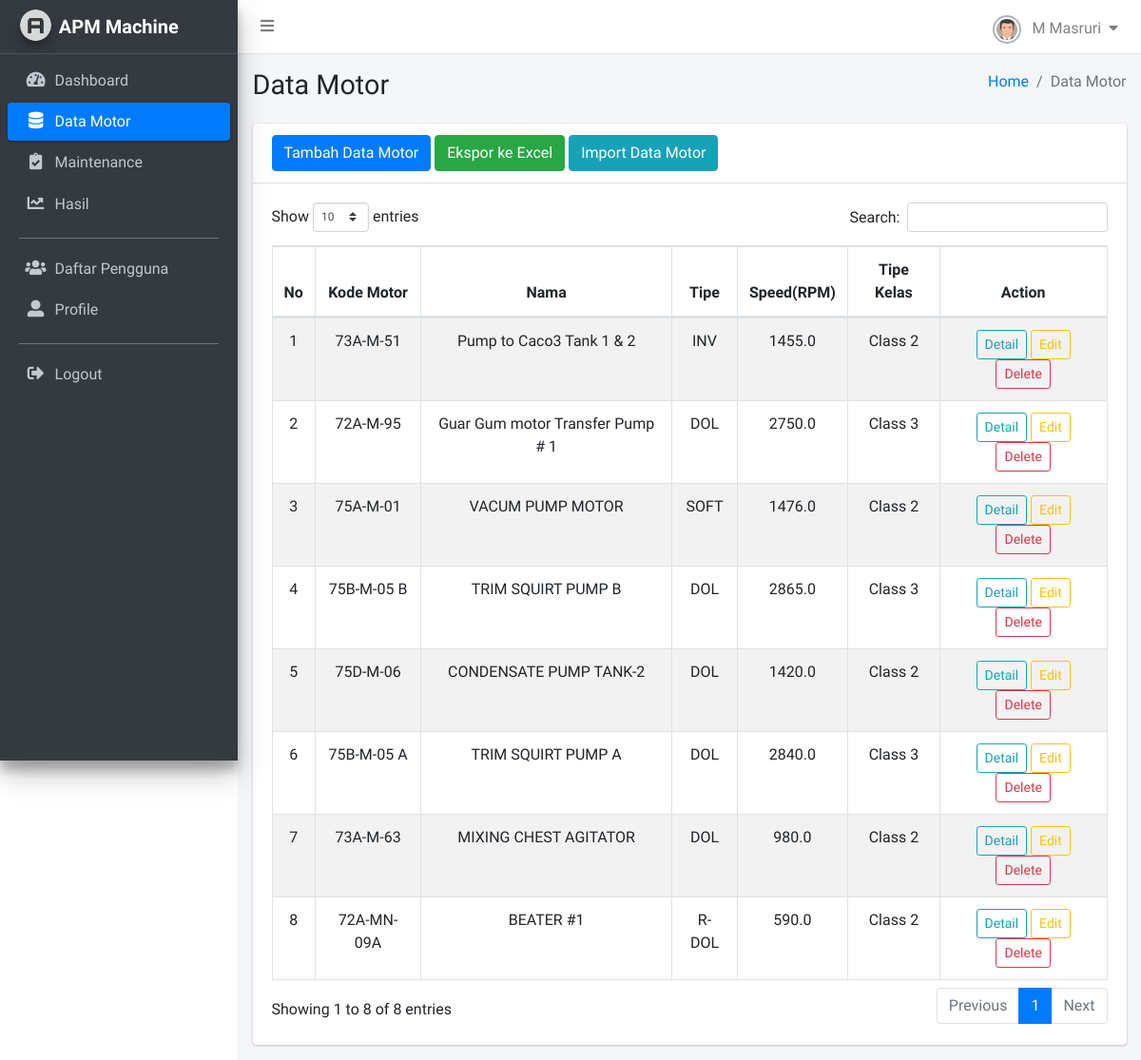
Before: /apm-machine/data-motor/ (signed in) with the older database file.
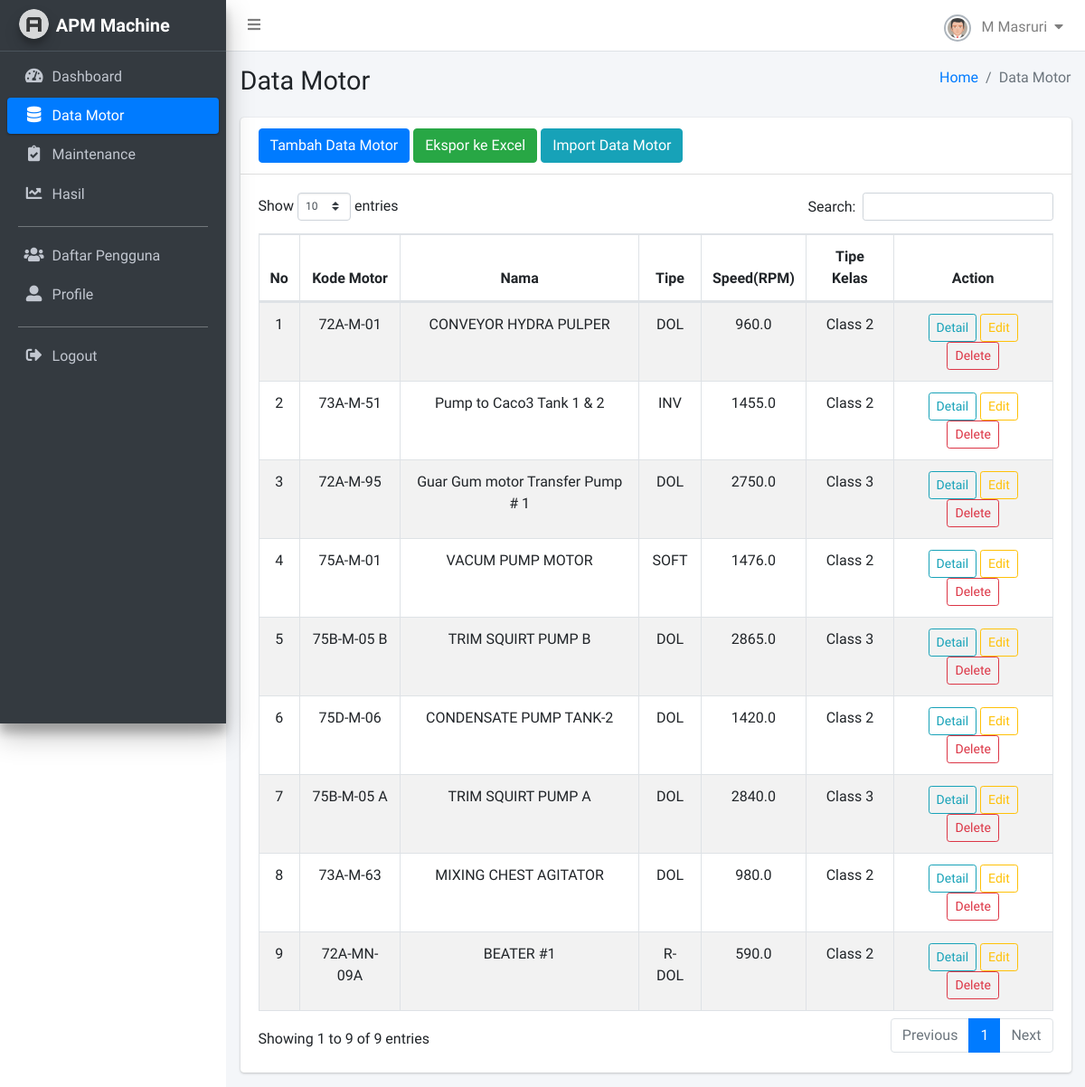
After: the same page with the newer database file.
### monitoring/models.py (models this page shows, shortened)
class Motor(models.Model):
    tag_number = models.CharField(_("Tag No"), max_length=50, unique=True)
    name = models.CharField(_("Motor Name"), max_length=100, null=True, blank=True)
    output = models.FloatField(_("Output"), help_text='Daya dalam KW', null=True, blank=True)
    voltage = models.FloatField(_("Voltage"), help_text='Tegangan dalam Volt', null=True, blank=True)
    starter_type = models.CharField(_("Starter Type"), max_length=50, null=True, blank=True)
    set_ol = models.FloatField(_("SET OL"), null=True, blank=True)
    input = models.FloatField(_("Input"), help_text='Arus dalam Ampere', null=True, blank=True)
    speed = models.FloatField(_("Speed"), help_text='RPM', null=True, blank=True)
    frek = models.FloatField(_("FREK/WEN/CY/HZ"), null=True, blank=True)
    frame = models.CharField(_("Frame"), max_length=50, null=True, blank=True)
    foundation_type = models.CharField(_("Fondation Type"), max_length=50, help_text='Rigid atau Flexible', null=True, blank=True)
    class_type = models.CharField(_("Class Type"), max_length=50, help_text='Kelas 2 atau 3', null=True, blank=True)
    created_at = models.DateTimeField(auto_now_add=True, verbose_name="Dibuat Pada")
    class Meta:
        verbose_name = "Motor"
        verbose_name_plural = "Daftar Motor"

### monitoring/views/motors.py (the view)
# urls.py: path('data-motor/', data_motor, name='data_motor'),
@login_required(login_url='login')
def data_motor(request):
    motors = Motor.objects.all().order_by('-created_at')
    context = {
        'motors': motors
    }
    return render(request, 'tables/data_motor.html', context)

### templates/tables/data_motor.html (shortened to what the changed rows need)
{% load static %}
<!DOCTYPE html>
<html lang="en">
<head>
    <link rel="stylesheet" href="{% static 'plugins/fontawesome-free/css/all.min.css' %}">
    <link rel='stylesheet' href='https://cdnjs.cloudflare.com/ajax/libs/font-awesome/4.0.3/css/font-awesome.css'>
    <link rel="stylesheet" href="{% static 'plugins/datatables-bs4/css/dataTables.bootstrap4.min.css' %}">
    <link rel="stylesheet" href="{% static 'plugins/datatables-responsive/css/responsive.bootstrap4.min.css' %}">
    <link rel="stylesheet" href="{% static 'plugins/sweetalert2-theme-bootstrap-4/bootstrap-4.min.css' %}">
    <link rel="stylesheet" href="{% static 'plugins/toastr/toastr.min.css' %}">
    <link rel="stylesheet" href="{% static 'dist/css/adminlte.min.css' %}">
</head>
<body class="hold-transition sidebar-mini layout-fixed layout-navbar-fixed">
    <div class="wrapper">
        <div class="content-wrapper">
            <section class="content-header">
            <div class="container-fluid">
                <div class="row mb-2">
                <div class="col-sm-6">
                    <h1>Data Motor</h1>
                </div>
                </div>
            </div>
            </section>
            <section class="content">
                <div class="container-fluid">
                    <div class="row">
                    <div class="col-12">
                        <div class="card">
                            <div class="card-header">
                                <button type="button" class="btn btn-primary" data-toggle="modal" data-target="#tambahdatamotor">
                                </button>
                                <a href="{% url "export-motor-excel" %}" class="btn btn-success">
                                </a>
                                <button type="button" class="btn btn-info" data-toggle="modal" data-target="#importMotorModal">
                                </button>
                            </div>
                            <div class="card-body">
                                <table id="datamotor" class="table table-bordered table-striped text-center">
                                <thead>
                                <tr>
                                    <th>No</th>
                                    <th>Kode Motor</th>
                                    <th>Nama</th>
                                    <th>Tipe</th>
                                    <th>Speed(RPM)</th>
                                    <th>Tipe Kelas</th>
                                    <th>Action</th>
                                </tr>
                                </thead>
                                <tbody>
                                    {% for m in motors %}
                                    <tr>
                                        <td>{{forloop.counter}}</td>
                                        <td>{{m.tag_number}}</td>
                                        <td>{{m.name}}</td>
                                        <td>{{m.starter_type}}</td>
                                        <td>{{m.speed}}</td>
                                        <td>{{m.class_type}}</td>
                                        <td>
                                            <button type="button" class="btn btn-outline-info btn-sm" data-toggle="modal" data-target="#detaildatamotor{{m.id}}"> Detail </button>
                                            <button type="button" class="btn btn-outline-warning btn-sm" data-toggle="modal" data-target="#editdatamotor{{m.id}}" >Edit</button>
                                            <button type="button" class="btn btn-outline-danger btn-sm" data-toggle="modal" data-target="#hapusdatamotor{{m.id}}">Delete</button>
                                        </td>
                                    </tr>
                                    {% endfor %}
                                </tbody>
                                </table>
                            </div>
                        </div>
                    </div>
                    </div>
                </div>
            </section>
        </div>
    </div>
</body>
</html>

Changed rows visible on the page:
added Motor: tag_number "72A-M-01", name "CONVEYOR HYDRA PULPER", starter_type "DOL", speed "960.0", class_type "Class 2"
Other visible differences:
text written by a page script: "Show entries Search: Showing 1 to 8 of 8 entries Previous 1 Next" → "Show entries Search: Showing 1 to 9 of 9 entries Previous 1 Next"
